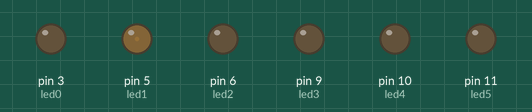
Simulated run of this sketch. Board: Arduino Uno, built with avr-gcc and run on an emulated ATmega328P. On the bench: output pins drawn as LEDs (lit = HIGH).

Above: at 0.05 s.
At 0.75 s:
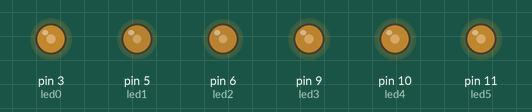
At 1.45 s:
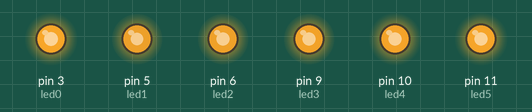
At 2.15 s:
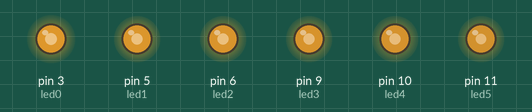
At 2.35 s:
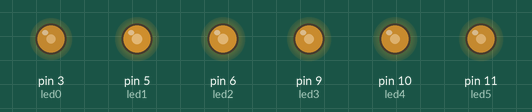
At 2.9 s:
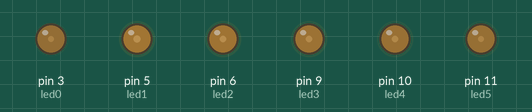
Timing chart, 0 to 7.0 s (numbered marks = the images above):
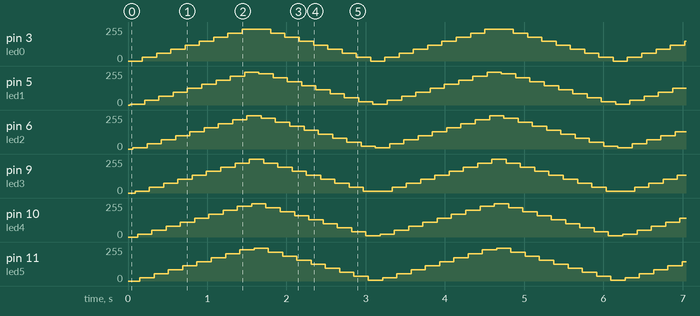

Measured:
- by itself, pin 3 (led0): repeats every 3.1 s: 60/255 0.18 s, 90/255 0.18 s, 120/255 0.18 s, 150/255 0.18 s, 180/255 0.18 s, 210/255 0.18 s, 240/255 0.36 s, 210/255 0.18 s, 180/255 0.18 s, 150/255 0.18 s, 120/255 0.18 s, 90/255 0.18 s, 60/255 0.18 s, 30/255 0.18 s, 0/255 0.18 s, 30/255 0.18 s
- by itself, pin 9 (led3): repeats every 3.1 s: 45/255 0.18 s, 75/255 0.18 s, 105/255 0.18 s, 135/255 0.18 s, 165/255 0.18 s, 195/255 0.18 s, 225/255 0.18 s, 255/255 0.18 s, 225/255 0.18 s, 195/255 0.18 s, 165/255 0.18 s, 135/255 0.18 s, 105/255 0.18 s, 75/255 0.18 s, 45/255 0.18 s, 15/255 0.36 s

The sketch:

Fade_LEDs.ino
```cpp
/**********************************************************************************
**                                                                               **
**                                Fade LEDs                                      **
**                                                                               **
**   NOM: Carles Bosch                                    DATA: 08 / 05 / 2017   **
**********************************************************************************/
//********** INCLUDE **************************************************************

//********** VARIABLES ************************************************************
const int led0 = 3;          // donar nom al pin 3 de l’Arduino
const int led1 = 5;          // donar nom al pin 5 de l’Arduino
const int led2 = 6;          // donar nom al pin 6 de l’Arduino
const int led3 = 9;          // donar nom al pin 9 de l’Arduino
const int led4 = 10;         // donar nom al pin 10 de l’Arduino
const int led5 = 11;         // donar nom al pin 11 de l’Arduino

int brightness = 0;          // brillantor del LED
int fadeAmount = 5;          // Augment brillantor

//********** SETUP ****************************************************************
void setup() {               // S'executa un sol cop
  pinMode(led0, OUTPUT);     // definir el pin 3 com una sortida
  pinMode(led1, OUTPUT);     // definir el pin 5 com una sortida
  pinMode(led2, OUTPUT);     // definir el pin 6 com una sortida
  pinMode(led3, OUTPUT);     // definir el pin 9 com una sortida
  pinMode(led4, OUTPUT);     // definir el pin 10 com una sortida
  pinMode(led5, OUTPUT);     // definir el pin 11 com una sortida
}

//********** LOOP *****************************************************************
void loop() {                // S'executa repetidament
  analogWrite(led0, brightness);
  brightness = brightness + fadeAmount;
  if (brightness <= 0 || brightness >= 255) {
  fadeAmount = -fadeAmount;
  }
  delay(30);

  analogWrite(led1, brightness);
  brightness = brightness + fadeAmount;
  if (brightness <= 0 || brightness >= 255) {
  fadeAmount = -fadeAmount;
  }
  delay(30);

  analogWrite(led2, brightness);
  brightness = brightness + fadeAmount;
  if (brightness <= 0 || brightness >= 255) {
  fadeAmount = -fadeAmount;
  }
  delay(30);

  analogWrite(led3, brightness);
  brightness = brightness + fadeAmount;
  if (brightness <= 0 || brightness >= 255) {
  fadeAmount = -fadeAmount;
  }
  delay(30);

  analogWrite(led4, brightness);
  brightness = brightness + fadeAmount;
  if (brightness <= 0 || brightness >= 255) {
  fadeAmount = -fadeAmount;
  }
  delay(30);

  analogWrite(led5, brightness);
  brightness = brightness + fadeAmount;
  if (brightness <= 0 || brightness >= 255) {
  fadeAmount = -fadeAmount;
  }
  delay(30);

}

//********** FUNCIONS *************************************************************
```
